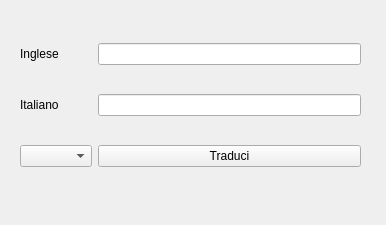
<?xml version="1.0" encoding="UTF-8"?>
<ui version="4.0">
 <class>Form</class>
 <widget class="QWidget" name="Form">
  <property name="geometry">
   <rect>
    <x>0</x>
    <y>0</y>
    <width>386</width>
    <height>225</height>
   </rect>
  </property>
  <property name="windowTitle">
   <string>Traduttore - Biagio Raucci</string>
  </property>
  <widget class="QWidget" name="layoutWidget">
   <property name="geometry">
    <rect>
     <x>20</x>
     <y>20</y>
     <width>341</width>
     <height>171</height>
    </rect>
   </property>
   <layout class="QGridLayout" name="gridLayout">
    <item row="0" column="0">
     <widget class="QLabel" name="label">
      <property name="text">
       <string>Inglese</string>
      </property>
     </widget>
    </item>
    <item row="0" column="1">
     <widget class="QLineEdit" name="lE_input"/>
    </item>
    <item row="1" column="0">
     <widget class="QLabel" name="label_2">
      <property name="text">
       <string>Italiano</string>
      </property>
     </widget>
    </item>
    <item row="1" column="1">
     <widget class="QLineEdit" name="lE_output">
      <property name="readOnly">
       <bool>true</bool>
      </property>
     </widget>
    </item>
    <item row="2" column="1">
     <widget class="QPushButton" name="pB_traduci">
      <property name="text">
       <string>Traduci</string>
      </property>
     </widget>
    </item>
    <item row="2" column="0">
     <widget class="QComboBox" name="cB_lingua"/>
    </item>
   </layout>
  </widget>
 </widget>
 <resources/>
 <connections>
  <connection>
   <sender>pB_traduci</sender>
   <signal>clicked()</signal>
   <receiver>Form</receiver>
   <slot>pB_traducoClick()</slot>
   <hints>
    <hint type="sourcelabel">
     <x>219</x>
     <y>153</y>
    </hint>
    <hint type="destinationlabel">
     <x>292</x>
     <y>194</y>
    </hint>
   </hints>
  </connection>
  <connection>
   <sender>lE_input</sender>
   <signal>returnPressed()</signal>
   <receiver>Form</receiver>
   <slot>pB_traducoClick()</slot>
   <hints>
    <hint type="sourcelabel">
     <x>254</x>
     <y>49</y>
    </hint>
    <hint type="destinationlabel">
     <x>373</x>
     <y>149</y>
    </hint>
   </hints>
  </connection>
  <connection>
   <sender>lE_input</sender>
   <signal>textChanged(QString)</signal>
   <receiver>Form</receiver>
   <slot>cancello()</slot>
   <hints>
    <hint type="sourcelabel">
     <x>318</x>
     <y>50</y>
    </hint>
    <hint type="destinationlabel">
     <x>375</x>
     <y>74</y>
    </hint>
   </hints>
  </connection>
  <connection>
   <sender>cB_lingua</sender>
   <signal>currentTextChanged(QString)</signal>
   <receiver>Form</receiver>
   <slot>cambio_lingua()</slot>
   <hints>
    <hint type="sourcelabel">
     <x>65</x>
     <y>161</y>
    </hint>
    <hint type="destinationlabel">
     <x>131</x>
     <y>196</y>
    </hint>
   </hints>
  </connection>
  <connection>
   <sender>cB_lingua</sender>
   <signal>currentTextChanged(QString)</signal>
   <receiver>Form</receiver>
   <slot>pB_traducoClick()</slot>
   <hints>
    <hint type="sourcelabel">
     <x>38</x>
     <y>159</y>
    </hint>
    <hint type="destinationlabel">
     <x>49</x>
     <y>194</y>
    </hint>
   </hints>
  </connection>
 </connections>
 <slots>
  <slot>pB_traducoClick()</slot>
  <slot>cancello()</slot>
  <slot>cambio_lingua()</slot>
 </slots>
</ui>
